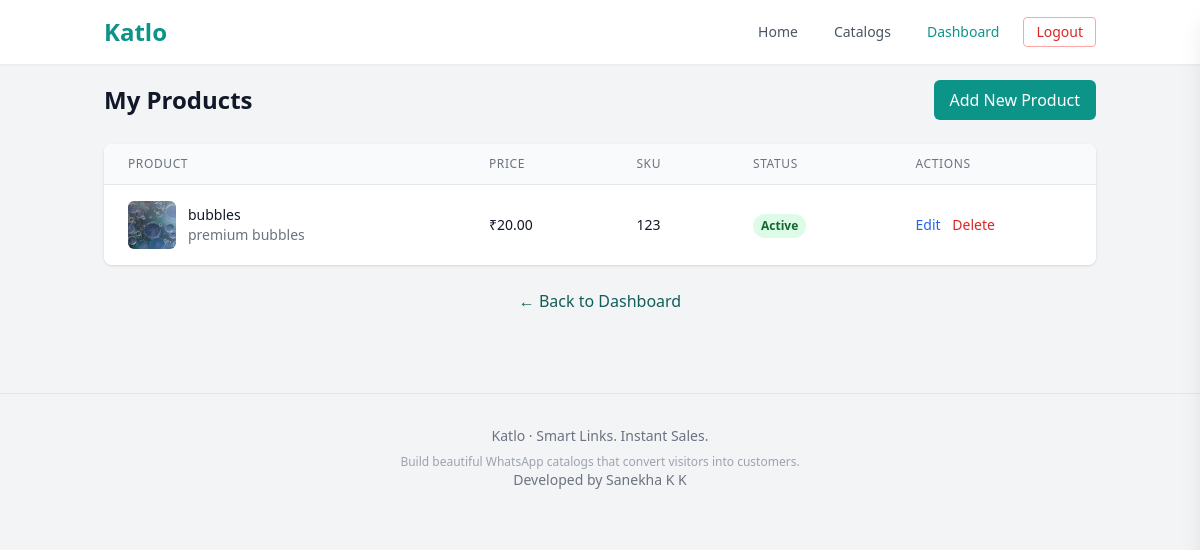
/products/ (signed in), run on the app's committed database.
### katloapp/models.py (models this page shows, shortened)
class Product(models.Model):
    business = models.ForeignKey(Business, related_name='products', on_delete=models.CASCADE)
    name = models.CharField(max_length=200)
    price = models.DecimalField(max_digits=12, decimal_places=2, null=True, blank=True)
    description = models.TextField(blank=True)
    image = models.ImageField(upload_to='products/', blank=True, null=True)
    sku = models.CharField(max_length=100, blank=True)
    active = models.BooleanField(default=True)
    created_at = models.DateTimeField(auto_now_add=True)
    class Meta:
        ordering = ['-created_at']

### katloapp/views.py (the view)
# urls.py: path('products/', views.product_list, name='product_list'),
@login_required
def product_list(request):
    try:
        business = request.user.business
    except Business.DoesNotExist:
        messages.error(request, 'Please complete your business profile first.')
        return redirect('katloapp:business_edit')
    search_query = request.GET.get('search', '')
    products = business.products.all()
    if search_query:
        products = products.filter(
            Q(name__icontains=search_query) |
            Q(description__icontains=search_query) |
            Q(sku__icontains=search_query)
        )
    status_filter = request.GET.get('status', 'all')
    if status_filter == 'active':
        products = products.filter(active=True)
    elif status_filter == 'inactive':
        products = products.filter(active=False)
    products = products.order_by('-created_at')
    return render(request, 'katloapp/product_list.html', {
        'products': products,
        'search_query': search_query,
        'status_filter': status_filter
    })

### templates/katloapp/product_list.html (shortened to what this page needs)
{% extends "base.html" %}
{% block content %}
<div class="max-w-6xl mx-auto">
    <div class="flex justify-between items-center mb-6">
        <h1 class="text-2xl font-bold">My Products</h1>
        <a href="{% url 'katloapp:product_create' %}" class="bg-teal-600 text-white px-4 py-2 rounded-md hover:bg-blue-700 transition duration-200">
            Add New Product
        </a>
    </div>
    {% if products %}
        <div class="bg-white rounded-lg shadow overflow-hidden">
            <table class="min-w-full divide-y divide-gray-200">
                <thead class="bg-gray-50">
                    <tr>
                        <th class="px-6 py-3 text-left text-xs font-medium text-gray-500 uppercase tracking-wider">Product</th>
                        <th class="px-6 py-3 text-left text-xs font-medium text-gray-500 uppercase tracking-wider">Price</th>
                        <th class="px-6 py-3 text-left text-xs font-medium text-gray-500 uppercase tracking-wider">SKU</th>
                        <th class="px-6 py-3 text-left text-xs font-medium text-gray-500 uppercase tracking-wider">Status</th>
                        <th class="px-6 py-3 text-left text-xs font-medium text-gray-500 uppercase tracking-wider">Actions</th>
                    </tr>
                </thead>
                <tbody class="bg-white divide-y divide-gray-200">
                    {% for product in products %}
                    <tr class="hover:bg-gray-50">
                        <td class="px-6 py-4 whitespace-nowrap">
                            <div class="flex items-center">
                                {% if product.image %}
                                    <img src="{{ product.image.url }}" alt="{{ product.name }}" class="w-12 h-12 object-cover rounded-md mr-3">
                                {% endif %}
                                <div>
                                    <div class="text-sm font-medium text-gray-900">{{ product.name }}</div>
                                    {% if product.description %}
                                        <div class="text-sm text-gray-500">{{ product.description|truncatechars:50 }}</div>
                                    {% endif %}
                                </div>
                            </div>
                        </td>
                        <td class="px-6 py-4 whitespace-nowrap text-sm text-gray-900">
                            {% if product.price %}
                                ₹{{ product.price }}
                            {% else %}
                                <span class="text-gray-400">Not set</span>
                            {% endif %}
                        </td>
                        <td class="px-6 py-4 whitespace-nowrap text-sm text-gray-900">
                            {{ product.sku|default:"-" }}
                        </td>
                        <td class="px-6 py-4 whitespace-nowrap">
                            {% if product.active %}
                                <span class="inline-flex px-2 py-1 text-xs font-semibold rounded-full bg-green-100 text-green-800">
                                    Active
                                </span>
                            {% else %}
                                <span class="inline-flex px-2 py-1 text-xs font-semibold rounded-full bg-red-100 text-red-800">
                                    Inactive
                                </span>
                            {% endif %}
                        </td>
                        <td class="px-6 py-4 whitespace-nowrap text-sm font-medium space-x-2">
                            <a href="{% url 'katloapp:product_edit' product.pk %}" class="text-blue-600 hover:text-blue-900">Edit</a>
                            <a href="{% url 'katloapp:product_delete' product.pk %}" class="text-red-600 hover:text-red-900">Delete</a>
                        </td>
                    </tr>
                    {% endfor %}
                </tbody>
            </table>
        </div>
    {% endif %}
    <div class="mt-6 text-center">
        <a href="{% url 'katloapp:dashboard' %}" class="text-teal-800 hover:text-blue-800">← Back to Dashboard</a>
    </div>
</div>
{% endblock %}

### data on the page
Product: image (picture), name "bubbles", description "premium bubbles", price "20.00", sku "123", active "Active"
